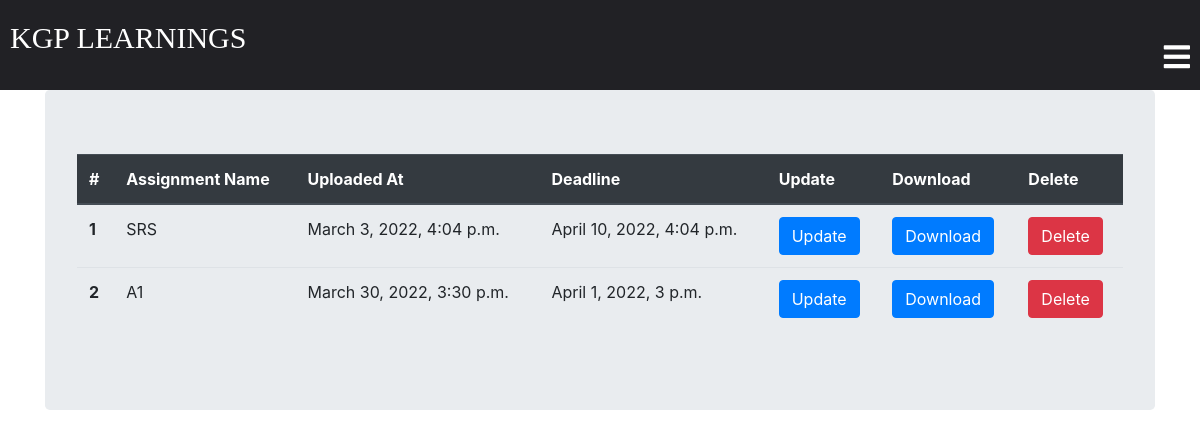
The page /classroom/assignment_list/ (signed in) on the database its author committed.
### classroom/models.py (models this page shows, shortened)
class ClassAssignment(models.Model):
    student = models.ManyToManyField(
        Student, related_name='student_assignment')
    Deadline = models.DateTimeField(auto_now=False, null=True)
    PublishedAt = models.DateTimeField(auto_now=False, null=True)
    assignment = models.FileField(upload_to='assignments')
    created_at = models.DateTimeField(auto_now=True)
    assignment_name = models.CharField(max_length=250)
    teacher = models.ForeignKey(
        Teacher, related_name='teacher_assignment', on_delete=models.CASCADE)
    class Meta:
        ordering = ['-created_at']

### classroom/views.py (the view)
# urls.py: path('assignment_list/',views.assignment_list,name="assignment_list"),
@login_required
def assignment_list(request):
    template = "assignment_list.html"
    teacher = request.user.Teacher
    return render(request, template, {'teacher': teacher})

### template/assignment_list.html (shortened to what this page needs)
{% extends 'base.html' %}
{% block content %}
<div class="container">
  <div class="jumbotron">
    {% if teacher.teacher_assignment.count == 0 %}
    <h2>No Assignments Uploaded Yet</h2>
    {% else %}
    <table class="table">
      <thead class="thead-dark">
        <tr>
          <th scope="col">#</th>
          <th scope="col">Assignment Name</th>
          <th scope="col">Uploaded At</th>
          <th scope="col">Deadline </th>
          <th scope="col">Update</th>
          <th scope="col">Download</th>
          <th scope="col">Delete</th>
        </tr>
      </thead>
      <tbody>
        {% for assignment in teacher.teacher_assignment.all %}
        <tr>
          <th scope="row">{{ forloop.counter }}</th>
          <td>{{ assignment.assignment_name }}</td>
          <td>{{ assignment.PublishedAt }}</td>
          <td>{{ assignment.Deadline }}</td>
          <td><a href="{% url 'classroom:update_assignment' id=assignment.id %}" class="btn btn-primary">Update</a></td>
          <td><a href="{{ assignment.assignment.url }}" class="btn btn-primary" target="_blank">Download</a></td>
          <td><a href="{% url 'classroom:assignment_delete' id=assignment.id %}" class="btn btn-danger">Delete</a></td>
        </tr>
        {% endfor %}
      </tbody>
    </table>
    {% endif %}
  </div>
</div>
{% endblock %}

### rows shown on the page
ClassAssignment: assignment_name "SRS", PublishedAt "March 3, 2022, 4:04 p.m.", Deadline "April 10, 2022, 4:04 p.m."
ClassAssignment: assignment_name "A1", PublishedAt "March 30, 2022, 3:30 p.m.", Deadline "April 1, 2022, 3 p.m."
